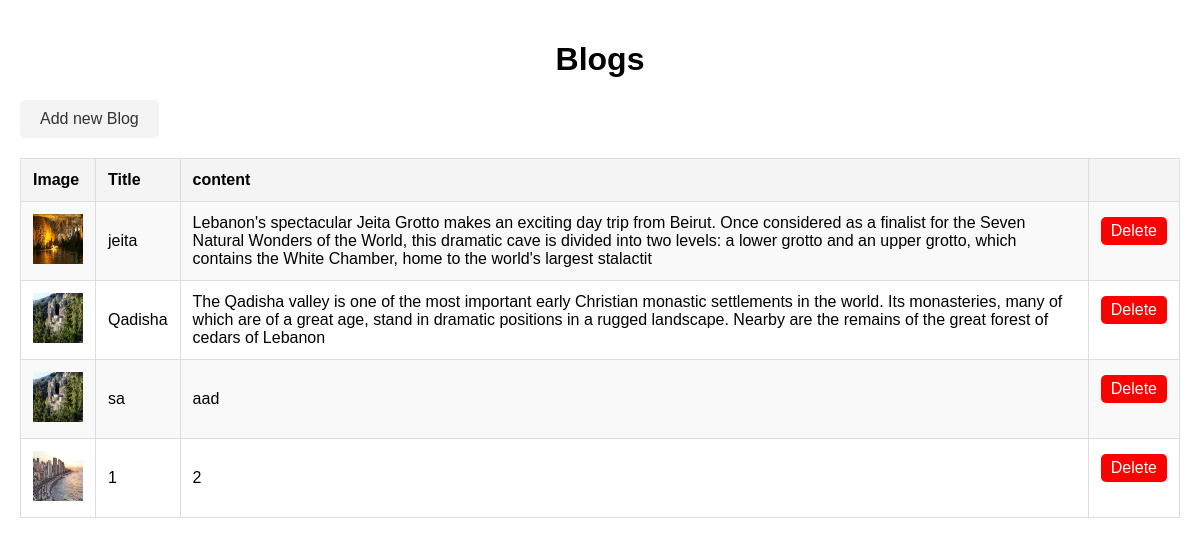
Screenshot of /Advisor/Blog/ListBlog.php with the database file from the repository.
### tables this page shows
CREATE TABLE `blog` (
  `Id` int(11) NOT NULL,
  `title` varchar(255) NOT NULL,
  `content` text NOT NULL,
  `image` varchar(255) NOT NULL,
  `date` date NOT NULL,
  `UserId` int(11) NOT NULL
);

### Advisor/Blog/ListBlog.php (the view, shortened to what this page needs)
<!DOCTYPE html>
<html lang="en">
<head>
<link rel="stylesheet" href="navbar.css">
<link rel="stylesheet" href="../table.css">
</head>
<body>
    <h1>Blogs</h1>
    <a href="Blog.php">Add new Blog</a>
    <?php
    require_once("Config.php");
    $query = "SELECT B.id, B.title, B.content ,B.image
     FROM blog B
     ";
    $result = mysqli_query($con, $query);
    echo "<table border='1' >";
    echo "<tr>  <th>Image</th>
                <th> Title </th>
                <th> content </th>
                <th>  </th>
				 </tr>";
    while( $row = mysqli_fetch_array($result) ) {
            echo "<tr>";
            $img = $row["image"];
            echo "<td data-label='image'><img src='..\\Uploads\\$img' height='50px' width='50px'/> </td>";
            echo "<td data-label='title'>".$row["title"]."</td>";
            echo "<td data-label='content'>".$row["content"]."</td>";
            $id = $row["id"];
            $id = base64_encode($id);
            echo "<td><a href='DeleteBlog.php?x=$id' class='delete-button' onclick='return confirm(\"Are you sure?\")'>Delete</a></td>";
            echo "</tr>";
    }
    echo "</table>";
    ?>
</body>
</html>

### Advisor/table.css (style rules this page uses)
body { font-family: Arial, sans-serif; margin: 0; padding: 20px; box-sizing: border-box; }
h1 { text-align: center; }
a { display: inline-block; margin-bottom: 20px; color: #333; text-decoration: none; background-color: #f4f4f4; padding: 10px 20px; border-radius: 5px; }
table { width: 100%; border-collapse: collapse; margin-bottom: 20px; }
th, td { padding: 12px; text-align: left; border: 1px solid #ddd; }
th { background-color: #f4f4f4; }
tr:nth-child(even) { background-color: #f9f9f9; }
.delete-button { color: white; background-color: red; padding: 5px 10px; border: none; border-radius: 5px; text-decoration: none; }

### rows the page displays
blog: image (picture), title "jeita", content "Lebanon's spectacular Jeita Grotto makes an exciting day trip from Beirut. Once considered as a finalist for the Seven Natural Wonders of the World, this dramatic cave is divided into two levels: a lower grotto and an upper grotto, which contains the White Chamber, home to the world's largest stalactit"
blog: image (picture), title "Qadisha", content "The Qadisha valley is one of the most important early Christian monastic settlements in the world. Its monasteries, many of which are of a great age, stand in dramatic positions in a rugged landscape. Nearby are the remains of the great forest of cedars of Lebanon"
blog: image (picture), title "sa", content "aad"
blog: image (picture), title "1", content "2"
